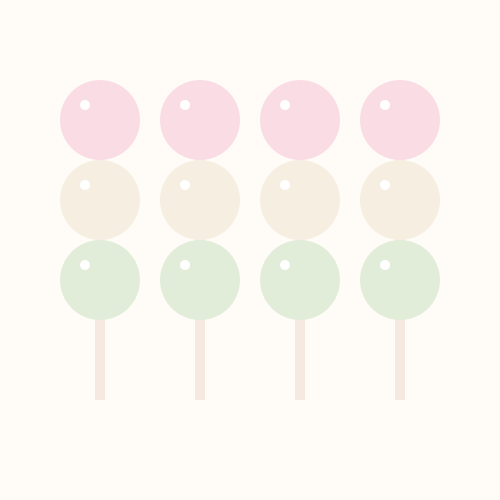
Frame 1 (no input)
Frame 60 (the mouse pressed at the canvas centre just before this capture): identical to frame 1, image omitted
Frame 120 (the mouse held since frame 60 and released just before this capture): identical to frame 1, image omitted

The Processing sketch that drew this single still picture (run headless with seeded random() and noise(); from frame 60 on, the mouse is pressed at the canvas centre):

// Processing sketch: Exercise1_2Sketch5CarolineYau
// ── Exercise1_2Sketch5CarolineYau.pde
//Caroline Yau
//Exercise 1.2 Draw it!

//Sketch 5 Dango

int x = 100;
void setup(){
  size(500,500);
}

void draw(){
  background(255, 252, 247);
  noStroke();
  for (int i=0; i<4; i++){
    fill(245, 233, 225);
    rect(x+i*100-5, 150, 10, 250);
    fill(250, 220, 229);
    ellipse(x+i*100, 120, 80, 80);
    fill(245, 238, 225);
    ellipse(x+i*100, 200, 80, 80);
    fill(225, 237, 216);
    ellipse(x+i*100, 280, 80, 80);
    fill(255);
    ellipse(x+i*100-15, 105, 10, 10);
    ellipse(x+i*100-15, 185, 10, 10);
    ellipse(x+i*100-15, 265, 10, 10);
  }
}
